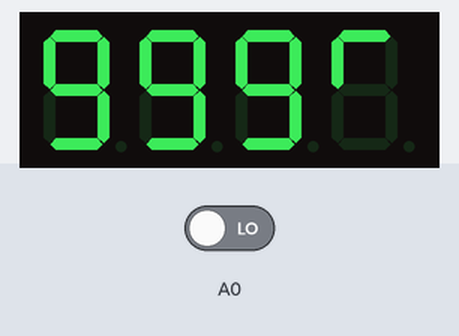
The sketch below on a simulated Arduino Uno, built with avr-gcc and run on an emulated ATmega328P. Shown: 4-digit seven-segment display. Wiring (inferred from the names in the program): 4-digit 7-segment display, segments lit when HIGH: segments pin 8, pin 7, pin 6, pin 5, pin 4, pin 3, pin 2; digit selects A4, A3, A2, A1. Inputs (shaded band) come from the test bench; at power-on: A0 LOW. The segment pins are drawn as the display they are named for.

Above: at 1.2 s.
1.3 s: A0 driven HIGH
At 2.4 s:
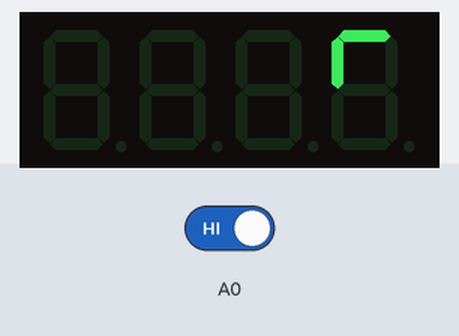
2.9 s: A0 driven LOW
At 5.6 s:
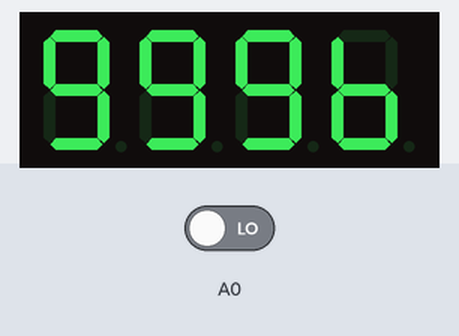
5.9 s: A0 driven HIGH
At 6.4 s:
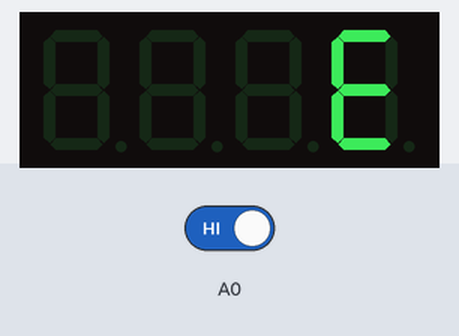
Timing chart, 0 to 8.9 s (numbered marks = the images above; inputs shaded):
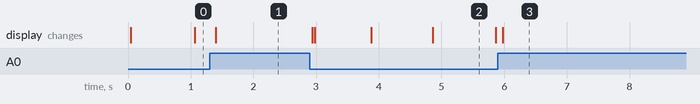

Measured:
- after the input at 1.3 s, the display: changes after 0.10 s (image 1)
- after the input at 2.9 s, the display: first changes at once (image 2 shows a later state)
- what the display in image 2 shows lasts 1.0 s, from 4.9 s to 5.9 s

The sketch:

timer_on_7display.ino
```cpp
#include "TimerOne.h"
#define a 2
#define b 3
#define c 4
#define d 5
#define e 6
#define f 7
#define g 8

#define d1 A1
#define d2 A2
#define d3 A3
#define d4 A4

long n = 0;
int x = 100;
int count = 0;

void setup() {
  pinMode(a, OUTPUT);
  pinMode(b, OUTPUT);
  pinMode(c, OUTPUT);
  pinMode(d, OUTPUT);
  pinMode(e, OUTPUT);
  pinMode(f, OUTPUT);
  pinMode(g, OUTPUT);

  pinMode(d1, OUTPUT);
  pinMode(d2, OUTPUT);
  pinMode(d3, OUTPUT);
  pinMode(d4, OUTPUT);

  pinMode(A0, INPUT);

  Timer1.initialize(100000);
  Timer1.attachInterrupt( add );
}

void loop() {
  while (digitalRead(A0) == LOW) {
    clearLEDs();
    pickDigit(3); // включаем первую цифру (тысячи)
    pickNumber((n / 1000));
    delay(5);

    clearLEDs();
    pickDigit(2); // включаем вторую цифру (сотни)
    pickNumber((n % 1000) / 100);
    delay(5);

    clearLEDs();
    pickDigit(1); // включаем третью цифру (десятки)
    pickNumber(n % 100 / 10);
    delay(5);

    clearLEDs();
    pickDigit(0); // включаем четвертую цифру (единицы)
    pickNumber(n % 10);
    delay(5);
  }
  if (digitalRead(A0) == HIGH) { n = 0; count = 0; }
}

// определение разряда
void pickDigit(int x) {
  digitalWrite(d1, HIGH);
  digitalWrite(d2, HIGH);
  digitalWrite(d3, HIGH);
  digitalWrite(d4, HIGH);
  switch (x) {
    case 0: digitalWrite(d1, LOW);  break;
    case 1: digitalWrite(d2, LOW);  break;
    case 2: digitalWrite(d3, LOW);  break;
    default: digitalWrite(d4, LOW); break;
  }
}

// определение символа (цифры)
void pickNumber(int x) {
  switch (x) {
    case 1: one();     break;
    case 2: two();     break;
    case 3: three();   break;
    case 4: four();    break;
    case 5: five();    break;
    case 6: six();     break;
    case 7: seven();   break;
    case 8: eight();   break;
    case 9: nine();    break;
    default: zero();   break;
  }
}

// очистка индикатора
void clearLEDs() {
  digitalWrite(a, 0);
  digitalWrite(b, 0);
  digitalWrite(c, 0);
  digitalWrite(d, 0);
  digitalWrite(e, 0);
  digitalWrite(f, 0);
  digitalWrite(g, 0);
}

void zero() {
  digitalWrite(a, 1);
  digitalWrite(b, 1);
  digitalWrite(c, 0);
  digitalWrite(d, 1);
  digitalWrite(e, 1);
  digitalWrite(f, 1);
  digitalWrite(g, 1);
}


void one() {
  digitalWrite(a, 0);
  digitalWrite(b, 1);
  digitalWrite(c, 0);
  digitalWrite(d, 0);
  digitalWrite(e, 0);
  digitalWrite(f, 0);
  digitalWrite(g, 1);
}

void two() {
  digitalWrite(a, 1);
  digitalWrite(b, 1);
  digitalWrite(c, 1);
  digitalWrite(d, 1);
  digitalWrite(e, 1);
  digitalWrite(f, 0);
  digitalWrite(g, 0);
}

void three() {
  digitalWrite(a, 1);
  digitalWrite(b, 1);
  digitalWrite(c, 1);
  digitalWrite(d, 1);
  digitalWrite(e, 0);
  digitalWrite(f, 0);
  digitalWrite(g, 1);
}

void four() {
  digitalWrite(a, 0);
  digitalWrite(b, 1);
  digitalWrite(c, 1);
  digitalWrite(d, 0);
  digitalWrite(e, 0);
  digitalWrite(f, 1);
  digitalWrite(g, 1);
}

void five() {
  digitalWrite(a, 1);
  digitalWrite(b, 0);
  digitalWrite(c, 1);
  digitalWrite(d, 1);
  digitalWrite(e, 0);
  digitalWrite(f, 1);
  digitalWrite(g, 1);
}

void six() {
  digitalWrite(a, 1);
  digitalWrite(b, 0);
  digitalWrite(c, 1);
  digitalWrite(d, 1);
  digitalWrite(e, 1);
  digitalWrite(f, 1);
  digitalWrite(g, 1);
}

void seven() {
  digitalWrite(a, 1);
  digitalWrite(b, 1);
  digitalWrite(c, 0);
  digitalWrite(d, 0);
  digitalWrite(e, 0);
  digitalWrite(f, 0);
  digitalWrite(g, 1);
}

void eight() {
  digitalWrite(a, 1);
  digitalWrite(b, 1);
  digitalWrite(c, 1);
  digitalWrite(d, 1);
  digitalWrite(e, 1);
  digitalWrite(f, 1);
  digitalWrite(g, 1);
}

void nine() {
  digitalWrite(a, 1);
  digitalWrite(b, 1);
  digitalWrite(c, 1);
  digitalWrite(d, 1);
  digitalWrite(e, 0);
  digitalWrite(f, 1);
  digitalWrite(g, 1);
}

void add() {
  count ++;
  if (count == 10) {
    count = 0;  n++;
    if (n == 10000) { n = 0; }
  }
}
```
